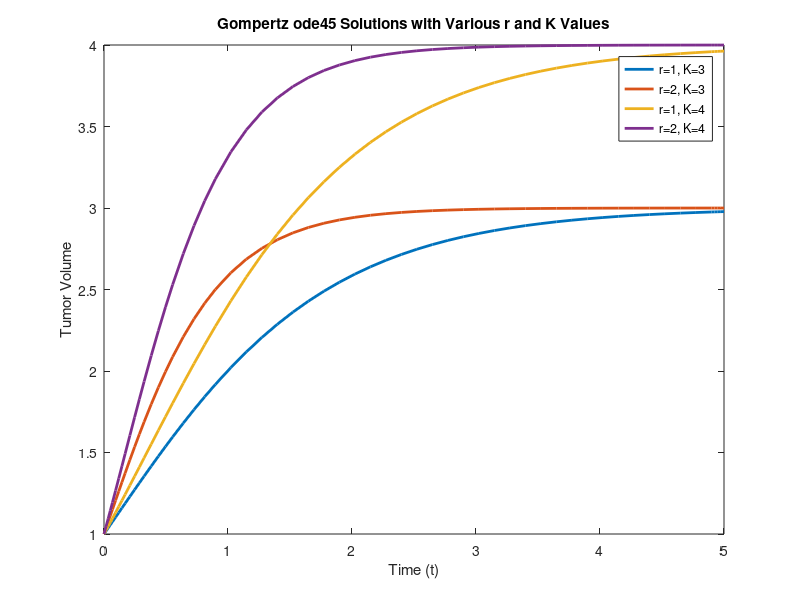
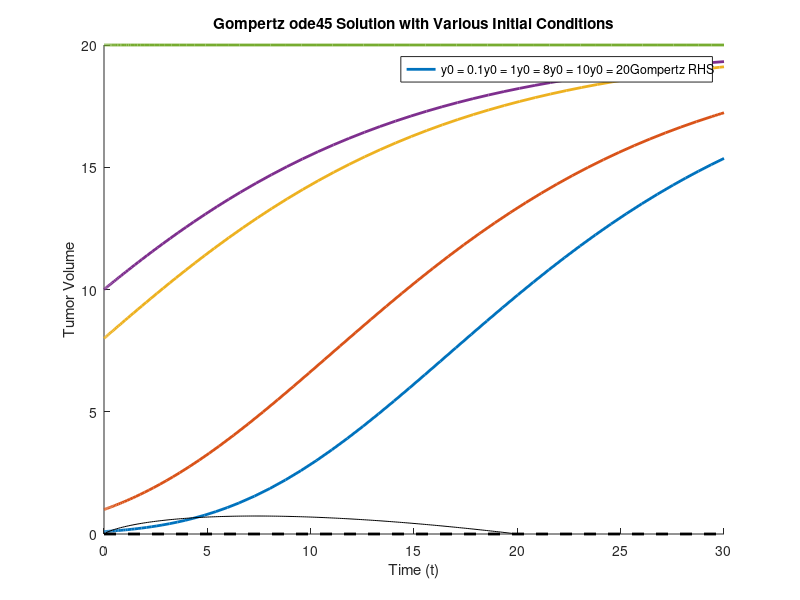
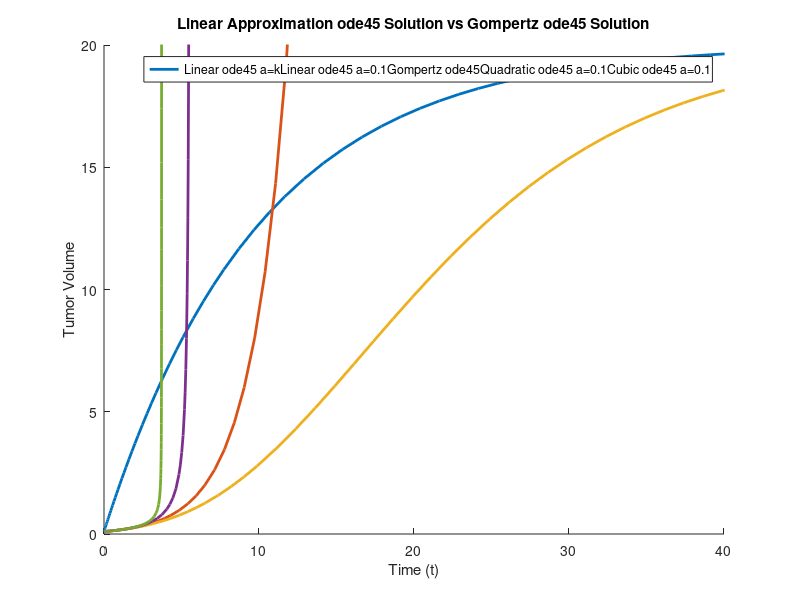
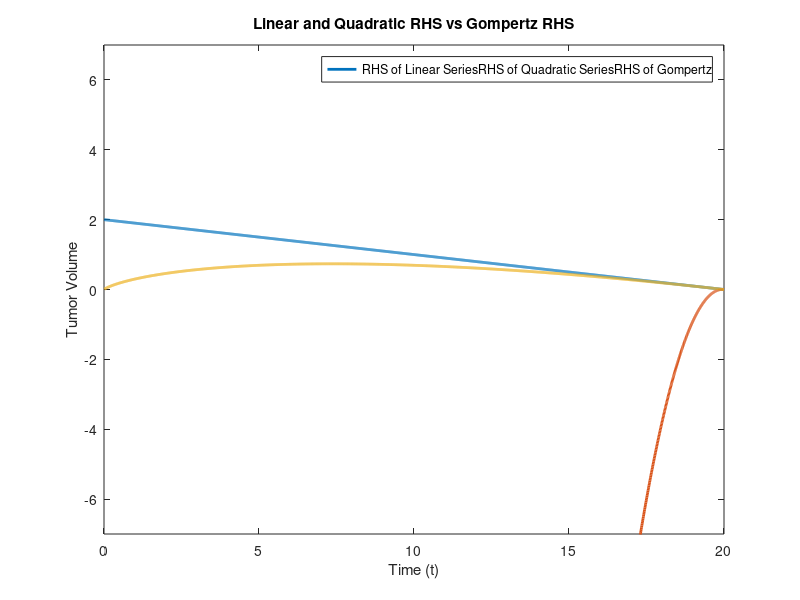

Write MATLAB code to recreate these figures, in order.
%Lab 1a: Jacob Cooper 09934300, Esben Nielsen 24610241, Lance Smar 38742026
%% Excerise 1
figure(1);
% chosen values for r and k
r1 = 1;
r2 = 2;
k1 = 3;
k2 = 4;
% gompertz equation plotted with r=1 and k=3
f = @(t,y) r1*y.*log(k1./y);
[tsol, ysol] = ode45(f, [0,5], 1);
plot(tsol, ysol, "Linewidth", 2)

hold on;
% gompertz equation plotted with r=2 and k=3
f = @(t,y) r2*y.*log(k1./y);
[tsol, ysol] = ode45(f, [0,5], 1);
plot(tsol, ysol, "Linewidth", 2)
% gompertz equation plotted with r=1 and k=4
f = @(t,y) r1*y.*log(k2./y);
[tsol, ysol] = ode45(f, [0,5], 1);
plot(tsol, ysol, "Linewidth", 2)
% gompertz equation plotted with r=2 and k=4
f = @(t,y) r2*y.*log(k2./y);
[tsol, ysol] = ode45(f, [0,5], 1);
plot(tsol, ysol, "Linewidth", 2);

% Legend
legend('r=1, K=3', 'r=2, K=3', 'r=1, K=4', 'r=2, K=4');
title("Gompertz ode45 Solutions with Various r and K Values");
xlabel("Time (t)"); ylabel("Tumor Volume");
hold off
% Equilibrium Solutions:
% Answer: In each case, the equilibrium solution appears to be equal to the
% k value included in the equation.

% For function1 (r = 1, k = 3): the equilibrium solution was y = 3
% For function1 (r = 2, k = 3): the equilibrium solution was y = 3
% For function1 (r = 1, k = 4): the equilibrium solution was y = 4
% For function1 (r = 2, k = 4): the equilibrium solution was y = 4

% R determines the initial growth rate of the function, while K models the
% equilibrium value that the equation reaches. 

%% Exercise 2 
figure(2);
r = .1;
K = 20;
hold on

% Gompertz equation
f = @(t,y) r*y.*log(K ./ y);
% ode45 plots of the solution to the Gompertz equation with various
% initial conditions
[tsol, ysol] = ode45(f, [0,30], .1);
plot(tsol, ysol, "Linewidth", 2)

[tsol, ysol] = ode45(f, [0,30], 1);
plot(tsol, ysol, "Linewidth", 2)

[tsol, ysol] = ode45(f, [0,30], 8);
plot(tsol, ysol, "Linewidth", 2)

[tsol, ysol] = ode45(f, [0,30], 10);
plot(tsol, ysol, "Linewidth", 2)

[tsol, ysol] = ode45(f, [0,30], 20);
plot(tsol, ysol, "Linewidth", 2)

% Graphing the right hand side of the Gompertz equation 
rhs = @(y)r*y .* log(K./y);
yvals = 0:0.1:30;
plot(yvals, rhs(yvals), '-k', [0,30], [0 0], '--k', "Linewidth", 2);

title("Gompertz ode45 Solution with Various Initial Conditions");
xlabel("Time (t)"); ylabel("Tumor Volume");
axis([0 30 0 20]);
legend(["y0 = 0.1" "y0 = 1" "y0 = 8" "y0 = 10" "y0 = 20" "Gompertz RHS"]);

hold off;


% Yes, different initial conditions can change concavity and growth rate of
% the function. The black graph represents the derivative, and its maximum
% y value at x = 7.3 is where the solution is changing the fastest. This is
% what we see in the graph.

%% Exercise 3
figure(3);

r= 0.1;
K = 20;
hold on;
% Graphing ode45 solution to the Taylor Series approximation of the 
% Gompertz equation truncated at n = 1
f = @(t,y) -r*(y-K);
[tsol, ysol] = ode45(f, [0,50], .1);
plot(tsol, ysol, "Linewidth", 2)
i=0.1;
k=20;
f = @(t,y) r*i*log(k/i) + r*(log(k/i)-1).*(y-i);
[tsol, ysol] = ode45(f, [0,50], .1);
plot(tsol, ysol, "Linewidth", 2)
% Graphing ode45 solution to the Taylor Series approximation of the 
% Gompertz equation truncated at n = 2
%f = @(t,y) -r/(2*K)*(y-K).^2 -r*(y-K);
%[tsol, ysol] = ode45(f, [0,50], .1);
%plot(tsol, ysol)
% Graphing ode45 solution to the Gompertz equation for comparison
f = @(t,y) r*y.*log(K./y);
[tsol, ysol] = ode45(f, [0,50], .1);
plot(tsol, ysol, "Linewidth", 2)

f = @(t,y) r*i*log(k/i) + r*(log(k/i)-1).*(y-i) + (r/(2*i)).*(y-i).^2;
[tsol, ysol] = ode45(f, [0,50], 0.1);
plot(tsol, ysol, "Linewidth", 2);

f = @(t,y) r*i*log(k/i) + r*(log(k/i)-1).*(y-i) + (r/(2*i)).*(y-i).^2 + (r/(6*i^2)).*(y-i).^3;
[tsol, ysol] = ode45(f, [0,50], 0.1);
plot(tsol, ysol, "Linewidth", 2);

axis([0 40 0 20]);
title("Linear Approximation ode45 Solution vs Gompertz ode45 Solution");
xlabel("Time (t)"); ylabel("Tumor Volume");
legend(["Linear ode45 a=k" "Linear ode45 a=0.1" "Gompertz ode45" "Quadratic ode45 a=0.1" "Cubic ode45 a=0.1"]);

% Solutions are most similar close to the line y = K. The solutions are all
% the same at t=0, but with differing rates of growth. At t = 0, the 
% initial rate of growth of the Gompertz equation is much less than the 
% initial rate of growth of the approximations.

% Graphing right hand side of Gompertz Taylor series approximation with n=1
figure(4)
r = 0.1;
K = 20;
y = 0:.01:20;
plot(y, -r * (y-K), "Linewidth", 2);
hold on;
% Graphing right hand side of Gompertz Taylor series approximation with n=2
plot(y, (-r*(y-K)) - (r/2*K)*(y-K).^2, "Linewidth", 2);
% Graphing right hand side of Gompertz equation for comparison
plot(y, r.*y.*log(K./y), "Linewidth", 2);
axis([0 20 -7 7]);
title("Linear and Quadratic RHS vs Gompertz RHS");
xlabel("Time (t)"); ylabel("Tumor Volume");
legend(["RHS of Linear Series" "RHS of Quadratic Series" "RHS of Gompertz"]);

% All of the right hand sides of the equations converge at y=20. The two
% approximations are very close to each other at t = 0 while the Gompertz
% RHS starts low and increases to meet the other two curves. The
% approximations are also much closer to being constant. 